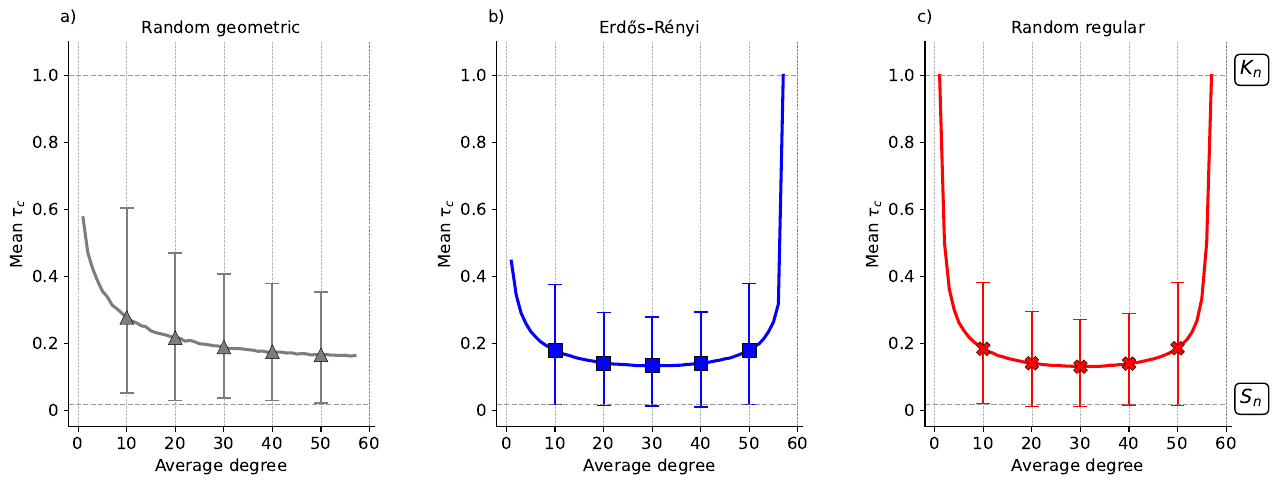

Here is the Python script that generated this plot:
import networkx as nx
import numpy as np
import os
import pandas as pd
import sys
import time
import matplotlib.pyplot as plt
import matplotlib.gridspec as gridspec

if __name__ == "__main__":    
    rr_df = pd.read_csv(os.path.join(sys.path[0], 'data_analysed/regular_data.csv'))
    er_df = pd.read_csv(os.path.join(sys.path[0], 'data_analysed/erdos_renyi_data.csv'))
    rg_df = pd.read_csv(os.path.join(sys.path[0], 'data_analysed/random_geometric_data.csv'))

    cud_palette = [
    '#0101fd',  # Blue
    '#E69F00',  # Orange
    '#7D7D7D',  # Medium Grey'
    '#ff0101',  # Red
    '#009B77',  # Teal
    ]
    markers = ['s', 'o', '^', 'X', 'p', 'P']

    linewidth = 2.2
    marker_size = 100
    marker_linewidth = 0.3

    fig = plt.figure(figsize=(15, 5))
    gs = gridspec.GridSpec(1, 3, width_ratios=[1, 1, 1])
    ax1 = fig.add_subplot(gs[0])
    ax2 = fig.add_subplot(gs[1])
    ax3 = fig.add_subplot(gs[2])
    gs.update(wspace=0.4)

    ax1.text(x=0, y=1.05, s='a)', ha='center', transform=ax1.transAxes, fontsize=12)
    ax2.text(x=0, y=1.05, s='b)', ha='center', transform=ax2.transAxes, fontsize=12)
    ax3.text(x=0, y=1.05, s='c)', ha='center', transform=ax3.transAxes, fontsize=12)
    plt.rcParams['font.family'] = 'sans-serif'

    # Axis 1
    ax1.plot( rg_df['degree'], rg_df['mean'], linewidth=linewidth, color=cud_palette[2])
    ax1.errorbar( [10, 20, 30, 40, 50], [ rg_df['mean'][i] for i in [9, 19, 29, 39, 49] ], yerr=([ rg_df['minimum'][i] for i in [9, 19, 29, 39, 49] ], [ rg_df['maximum'][i] for i in [9, 19, 29, 39, 49] ]), fmt='none', ecolor=cud_palette[2], capsize=5 )
    ax1.scatter([10, 20, 30, 40, 50], [ rg_df['mean'][i] for i in [9, 19, 29, 39, 49] ], color=cud_palette[2], marker=markers[2], s=marker_size, zorder=2, edgecolor='black', linewidth=marker_linewidth)

    # Plot S_k and K_n
    ax1.plot([-5, 60] , np.ones(2)*0.017543859649122816, linewidth=1, color='grey', alpha=0.8, linestyle='--')
    ax1.plot([-5, 60] , np.ones(2)*1, linewidth=1, color='grey', alpha=0.8, linestyle='--')

    ax1.set_xlabel('Average degree', fontsize=12)
    ax1.set_ylabel(r'Mean $\tau_{c}$', fontsize=12)
    ax1.set_title('Random geometric', fontsize=12)
    ax1.set_xticks([0, 10, 20, 30, 40, 50, 60], ['0', '10', '20', '30', '40', '50', '60'], fontsize=12)
    ax1.set_yticks([0, 0.2, 0.4, 0.6, 0.8, 1.0], ['0', '0.2', '0.4', '0.6', '0.8', '1.0'], fontsize=12)
    ax1.grid(True, linestyle='--', linewidth=0.5, alpha=0.9)
    ax1.axvline(x=60, color='gray', linestyle='--', linewidth=0.5, alpha=0.9)
    ax1.yaxis.grid(False)
    ax1.spines['top'].set_visible(False)
    ax1.spines['right'].set_visible(False)
    ax1.set_xlim(-2, 61)
    ax1.set_ylim(-0.05, 1.1)

    # Axis 2
    ax2.plot( er_df['degree'], er_df['mean'], linewidth=linewidth, color=cud_palette[0])
    ax2.errorbar( [10, 20, 30, 40, 50], [ er_df['mean'][i] for i in [9, 19, 29, 39, 49] ], yerr=([ er_df['minimum'][i] for i in [9, 19, 29, 39, 49] ], [ er_df['maximum'][i] for i in [9, 19, 29, 39, 49] ]), fmt='none', ecolor=cud_palette[0], capsize=5 )
    ax2.scatter([10, 20, 30, 40, 50], [ er_df['mean'][i] for i in [9, 19, 29, 39, 49] ], color=cud_palette[0], marker=markers[0], s=marker_size, zorder=2, edgecolor='black', linewidth=marker_linewidth)

    # Plot S_k and K_n
    ax2.plot([-5, 60] , np.ones(2)*0.017543859649122816, linewidth=1, color='grey', alpha=0.8, linestyle='--')
    ax2.plot([-5, 60] , np.ones(2)*1, linewidth=1, color='grey', alpha=0.8, linestyle='--')

    ax2.set_xlabel('Average degree', fontsize=12)
    ax2.set_ylabel(r'Mean $\tau_{c}$', fontsize=12)
    ax2.set_title('Erdős–Rényi', fontsize=12)
    ax2.set_xticks([0, 10, 20, 30, 40, 50, 60], ['0', '10', '20', '30', '40', '50', '60'], fontsize=12)
    ax2.set_yticks([0, 0.2, 0.4, 0.6, 0.8, 1.0], ['0', '0.2', '0.4', '0.6', '0.8', '1.0'], fontsize=12)
    ax2.grid(True, linestyle='--', linewidth=0.5, alpha=0.9)
    ax2.axvline(x=60, color='gray', linestyle='--', linewidth=0.5, alpha=0.9)
    ax2.yaxis.grid(False)
    ax2.spines['top'].set_visible(False)
    ax2.spines['right'].set_visible(False)
    ax2.set_xlim(-2, 61)
    ax2.set_ylim(-0.05, 1.1)

    # Axis 3
    ax3.plot( rr_df['degree'], rr_df['mean'], linewidth=linewidth, color=cud_palette[3])
    ax3.errorbar( [10, 20, 30, 40, 50], [ rr_df['mean'][i] for i in [9, 19, 29, 39, 49] ], yerr=([ rr_df['minimum'][i] for i in [9, 19, 29, 39, 49] ], [ rr_df['maximum'][i] for i in [9, 19, 29, 39, 49] ]), fmt='none', ecolor=cud_palette[3], capsize=5 )
    ax3.scatter([10, 20, 30, 40, 50], [ rr_df['mean'][i] for i in [9, 19, 29, 39, 49] ], color=cud_palette[3], marker=markers[3], s=marker_size, zorder=2, edgecolor='black', linewidth=marker_linewidth)

    # Plot S_k and K_n
    ax3.plot([-5, 60] , np.ones(2)*0.017543859649122816, linewidth=1, color='grey', alpha=0.8, linestyle='--')
    ax3.plot([-5, 60] , np.ones(2)*1, linewidth=1, color='grey', alpha=0.8, linestyle='--')
    
    ax3.set_xlabel('Average degree', fontsize=12)
    ax3.set_ylabel(r'Mean $\tau_{c}$', fontsize=12)
    ax3.set_title('Random regular', fontsize=12)
    ax3.set_xticks([0, 10, 20, 30, 40, 50, 60], ['0', '10', '20', '30', '40', '50', '60'], fontsize=12)
    ax3.set_yticks([0, 0.2, 0.4, 0.6, 0.8, 1.0], ['0', '0.2', '0.4', '0.6', '0.8', '1.0'], fontsize=12)
    ax3.grid(True, linestyle='--', linewidth=0.5, alpha=0.9)
    ax3.axvline(x=60, color='gray', linestyle='--', linewidth=0.5, alpha=0.9)
    ax3.yaxis.grid(False)
    ax3.spines['top'].set_visible(False)
    ax3.spines['right'].set_visible(False)
    ax3.set_xlim(-2, 61)
    ax3.set_ylim(-0.05, 1.1)

    ax3.annotate(r'$S_{n}$',
            xy=(60, 0.017543859649122816),  # Point to highlight
            xytext=(62 + 1, 0.017543859649122816),  # Text position
            fontsize=14, color='black', fontweight='bold', bbox=dict(boxstyle="round,pad=0.3", edgecolor='black', facecolor='white'))
    ax3.annotate(r'$K_{n}$',
            xy=(60, 1),
            xytext=(62 + 1, 1),
            fontsize=14, color='black', fontweight='bold', bbox=dict(boxstyle="round,pad=0.3", edgecolor='black', facecolor='white'))


    # Make legend
    # ax2.scatter([], [], label='Random geometric', color=cud_palette[2], marker=markers[2], s=100, edgecolor='black', linewidth=0.3)
    # ax2.scatter([], [], label='Barabási–Albert', color=cud_palette[1], marker=markers[1], s=100, edgecolor='black', linewidth=0.3)
    # ax2.scatter([], [], label='Watts-Strogatz', color=cud_palette[4], marker=markers[4], s=100, edgecolor='black', linewidth=0.3)
    # ax2.scatter([], [], label='Erdős–Rényi', color=cud_palette[0], marker=markers[0], s=100, edgecolor='black', linewidth=0.3)
    # ax2.scatter([], [], label='Random regular', color=cud_palette[3], marker=markers[3], s=100, edgecolor='black', linewidth=0.3)

    # ax2.legend(loc='center left', fontsize=14)
    # ax2.spines['top'].set_visible(False)
    # ax2.spines['right'].set_visible(False)
    # ax2.spines['bottom'].set_visible(False)
    # ax2.spines['left'].set_visible(False)
    # ax2.set_xticks([])
    # ax2.set_yticks([])
    # ax2.set_xlabel('')
    # ax2.set_ylabel('')

    # Save the figure
    save_name = os.path.join(sys.path[0], 'Figure1.pdf')
    plt.savefig(save_name, dpi=600, format='pdf', bbox_inches='tight', pad_inches=0.1, transparent=True)
    plt.show()